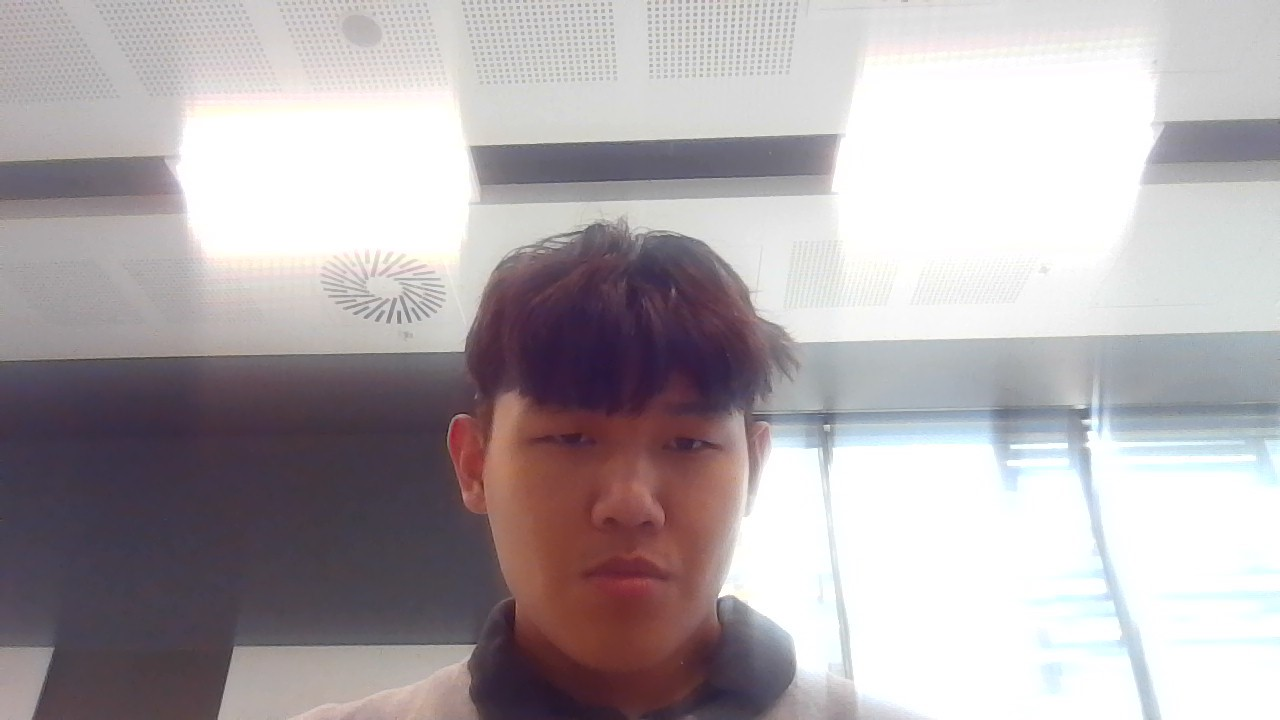
#> input picture selfie.jpg, 1280 x 720 px
$ python w1-task3.py
#> lines starting #> are read from the running program, lines starting #| are printed output that depends on the picture
#> in main, selfie is the input picture: shape (720, 1280, 3); mean B, G, R 172.5, 169.4, 176.4
import cv2 as cv

def rescale(frame: cv.Mat, scale:float) -> cv.Mat:

#> called with scale = 0.1
  height =int(frame.shape[0] * scale)
#> height = 72

  width =int(frame.shape[1] * scale)
#> width = 128

  dim = (width, height)
#> dim = (128, 72)

  return cv.resize(frame, dim, interpolation=cv.INTER_AREA)
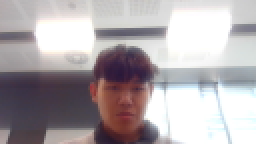
#> returned value: shape (72, 128, 3) (shown 2 times larger); mean of channels 0, 1, 2 172.5, 169.4, 176.4; drawn as B, G, R

def main():
    selfie = cv.imread("selfie.jpg")
    rescaled_selfie = rescale(selfie, 0.1)
    cv.imshow('Selfie', rescaled_selfie)
    cv.waitKey(0)

if __name__ == "__main__":
    main()
